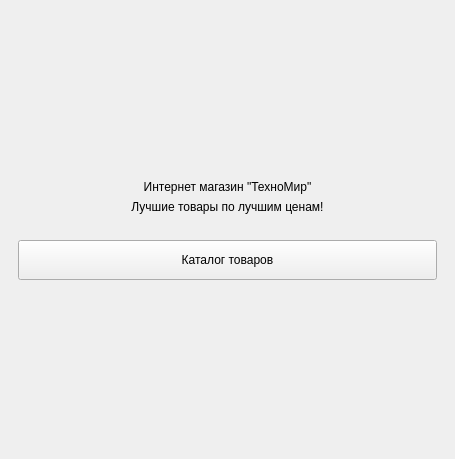
<?xml version="1.0" encoding="UTF-8"?>
<ui version="4.0">
 <class>MainWindow</class>
 <widget class="QMainWindow" name="MainWindow">
  <property name="geometry">
   <rect>
    <x>0</x>
    <y>0</y>
    <width>455</width>
    <height>459</height>
   </rect>
  </property>
  <property name="windowTitle">
   <string>MainWindow</string>
  </property>
  <widget class="QWidget" name="centralwidget">
   <layout class="QVBoxLayout" name="verticalLayout_main">
    <item>
     <widget class="QStackedWidget" name="pages">
      <widget class="QWidget" name="pageMain">
       <layout class="QVBoxLayout" name="vl_main">
        <item>
         <spacer name="sp_main_top">
          <property name="orientation">
           <enum>Qt::Orientation::Vertical</enum>
          </property>
          <property name="sizeHint" stdset="0">
           <size>
            <width>20</width>
            <height>40</height>
           </size>
          </property>
         </spacer>
        </item>
        <item>
         <widget class="QLabel" name="lblMainTitle">
          <property name="text">
           <string>Интернет магазин &quot;ТехноМир&quot;</string>
          </property>
          <property name="alignment">
           <set>Qt::AlignmentFlag::AlignCenter</set>
          </property>
         </widget>
        </item>
        <item>
         <widget class="QLabel" name="lblMainSub">
          <property name="text">
           <string>Лучшие товары по лучшим ценам!</string>
          </property>
          <property name="alignment">
           <set>Qt::AlignmentFlag::AlignCenter</set>
          </property>
         </widget>
        </item>
        <item>
         <widget class="QLabel" name="lblMainLine">
          <property name="text">
           <string/>
          </property>
          <property name="alignment">
           <set>Qt::AlignmentFlag::AlignCenter</set>
          </property>
         </widget>
        </item>
        <item>
         <widget class="QPushButton" name="btnCatalog">
          <property name="minimumSize">
           <size>
            <width>200</width>
            <height>40</height>
           </size>
          </property>
          <property name="text">
           <string>Каталог товаров</string>
          </property>
         </widget>
        </item>
        <item>
         <spacer name="sp_main_bot">
          <property name="orientation">
           <enum>Qt::Orientation::Vertical</enum>
          </property>
          <property name="sizeHint" stdset="0">
           <size>
            <width>20</width>
            <height>40</height>
           </size>
          </property>
         </spacer>
        </item>
       </layout>
      </widget>
      <widget class="QWidget" name="pageCatalog">
       <layout class="QVBoxLayout" name="vl_catalog">
        <item>
         <widget class="QLabel" name="lblCatalogTitle">
          <property name="text">
           <string>Каталог товаров</string>
          </property>
          <property name="alignment">
           <set>Qt::AlignmentFlag::AlignCenter</set>
          </property>
         </widget>
        </item>
        <item>
         <widget class="QGroupBox" name="gbProduct">
          <property name="title">
           <string>Смартфон Samsung Galaxy A54</string>
          </property>
          <layout class="QVBoxLayout" name="vl_product">
           <item>
            <widget class="QLabel" name="lblProductDesc">
             <property name="text">
              <string>Описание: Смартфон с дисплеем 6.4&quot;,
камерой 50 МП, аккумулятором 5000 мАч,
оперативной памятью 6 ГБ.</string>
             </property>
            </widget>
           </item>
           <item>
            <widget class="QLabel" name="lblProductPrice">
             <property name="text">
              <string>Цена: 25 000 руб.</string>
             </property>
            </widget>
           </item>
          </layout>
         </widget>
        </item>
        <item>
         <widget class="QPushButton" name="btnOrder">
          <property name="text">
           <string>Заказать</string>
          </property>
         </widget>
        </item>
        <item>
         <widget class="QPushButton" name="btnCatalogBack">
          <property name="text">
           <string>Назад</string>
          </property>
         </widget>
        </item>
       </layout>
      </widget>
      <widget class="QWidget" name="pageOrder">
       <layout class="QVBoxLayout" name="vl_order">
        <item>
         <widget class="QLabel" name="lblOrderTitle">
          <property name="text">
           <string>Оформление заказа</string>
          </property>
          <property name="alignment">
           <set>Qt::AlignmentFlag::AlignCenter</set>
          </property>
         </widget>
        </item>
        <item>
         <widget class="QGroupBox" name="gbOrder">
          <property name="title">
           <string>Ваш заказ</string>
          </property>
          <layout class="QVBoxLayout" name="vl_orderbox">
           <item>
            <widget class="QLabel" name="lblOrderItem">
             <property name="text">
              <string>Товар: Смартфон Samsung Galaxy A54</string>
             </property>
            </widget>
           </item>
           <item>
            <widget class="QLabel" name="lblOrderDesc">
             <property name="text">
              <string>Описание: Смартфон с дисплеем 6.4&quot;,
камерой 50 МП, аккумулятором 5000 мАч.</string>
             </property>
            </widget>
           </item>
           <item>
            <widget class="QLabel" name="lblOrderPrice">
             <property name="text">
              <string>Стоимость: 25 000 руб.</string>
             </property>
            </widget>
           </item>
          </layout>
         </widget>
        </item>
        <item>
         <widget class="QLabel" name="lblConfirm">
          <property name="text">
           <string>Нажмите кнопку для подтверждения заказа.</string>
          </property>
          <property name="alignment">
           <set>Qt::AlignmentFlag::AlignCenter</set>
          </property>
         </widget>
        </item>
        <item>
         <widget class="QPushButton" name="btnConfirm">
          <property name="text">
           <string>Оформить заказ</string>
          </property>
         </widget>
        </item>
       </layout>
      </widget>
     </widget>
    </item>
   </layout>
  </widget>
 </widget>
 <resources/>
 <connections/>
</ui>
